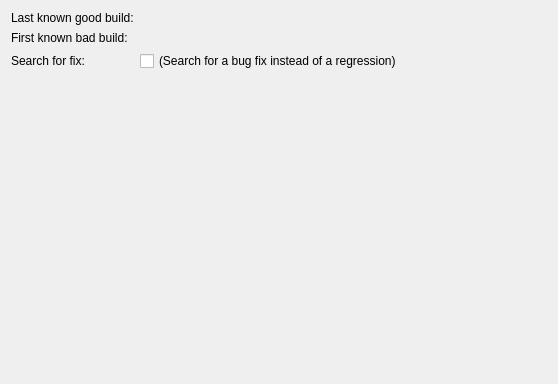
<?xml version="1.0" encoding="UTF-8"?>
<ui version="4.0">
 <class>BuildSelectionPage</class>
 <widget class="QWidget" name="BuildSelectionPage">
  <property name="geometry">
   <rect>
    <x>0</x>
    <y>0</y>
    <width>558</width>
    <height>384</height>
   </rect>
  </property>
  <property name="windowTitle">
   <string>Form</string>
  </property>
  <layout class="QFormLayout" name="formLayout">
   <item row="0" column="0">
    <widget class="QLabel" name="label">
     <property name="text">
      <string>Last known good build:</string>
     </property>
    </widget>
   </item>
   <item row="0" column="1">
    <widget class="BuildSelection" name="start" native="true"/>
   </item>
   <item row="1" column="0">
    <widget class="QLabel" name="label_2">
     <property name="text">
      <string>First known bad build:</string>
     </property>
    </widget>
   </item>
   <item row="1" column="1">
    <widget class="BuildSelection" name="end" native="true"/>
   </item>
   <item row="2" column="0">
    <widget class="QLabel" name="label_4">
     <property name="toolTip">
      <string>Search a fix instead of a regression</string>
     </property>
     <property name="text">
      <string>Search for fix:</string>
     </property>
    </widget>
   </item>
   <item row="2" column="1">
    <widget class="QCheckBox" name="find_fix">
     <property name="text">
      <string>(Search for a bug fix instead of a regression)</string>
     </property>
    </widget>
   </item>
  </layout>
 </widget>
 <customwidgets>
  <customwidget>
   <class>BuildSelection</class>
   <extends>QWidget</extends>
   <header>mozregui.utils</header>
   <container>1</container>
  </customwidget>
 </customwidgets>
 <tabstops>
  <tabstop>find_fix</tabstop>
 </tabstops>
 <resources/>
 <connections/>
</ui>
